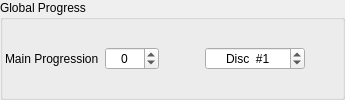
           <widget class="QGroupBox" name="groupBox_13">
            <property name="title">
             <string>Global Progress</string>
            </property>
            <layout class="QHBoxLayout" name="horizontalLayout_64">
             <property name="leftMargin">
              <number>2</number>
             </property>
             <property name="topMargin">
              <number>2</number>
             </property>
             <property name="rightMargin">
              <number>2</number>
             </property>
             <property name="bottomMargin">
              <number>2</number>
             </property>
             <item>
              <widget class="QLabel" name="label_167">
               <property name="text">
                <string>Main Progression</string>
               </property>
              </widget>
             </item>
             <item>
              <widget class="QSpinBox" name="sbMprogress">
               <property name="wrapping">
                <bool>true</bool>
               </property>
               <property name="alignment">
                <set>Qt::AlignCenter</set>
               </property>
               <property name="maximum">
                <number>2000</number>
               </property>
              </widget>
             </item>
             <item>
              <spacer name="horizontalSpacer_88">
               <property name="orientation">
                <enum>Qt::Horizontal</enum>
               </property>
               <property name="sizeHint" stdset="0">
                <size>
                 <width>40</width>
                 <height>20</height>
                </size>
               </property>
              </spacer>
             </item>
             <item>
              <widget class="QSpinBox" name="sbCurdisc">
               <property name="minimumSize">
                <size>
                 <width>100</width>
                 <height>18</height>
                </size>
               </property>
               <property name="wrapping">
                <bool>true</bool>
               </property>
               <property name="alignment">
                <set>Qt::AlignCenter</set>
               </property>
               <property name="prefix">
                <string>Disc  #</string>
               </property>
               <property name="minimum">
                <number>1</number>
               </property>
               <property name="maximum">
                <number>3</number>
               </property>
              </widget>
             </item>
             <item>
              <spacer name="horizontalSpacer_89">
               <property name="orientation">
                <enum>Qt::Horizontal</enum>
               </property>
               <property name="sizeType">
                <enum>QSizePolicy::Fixed</enum>
               </property>
               <property name="sizeHint" stdset="0">
                <size>
                 <width>35</width>
                 <height>20</height>
                </size>
               </property>
              </spacer>
             </item>
            </layout>
           </widget>
